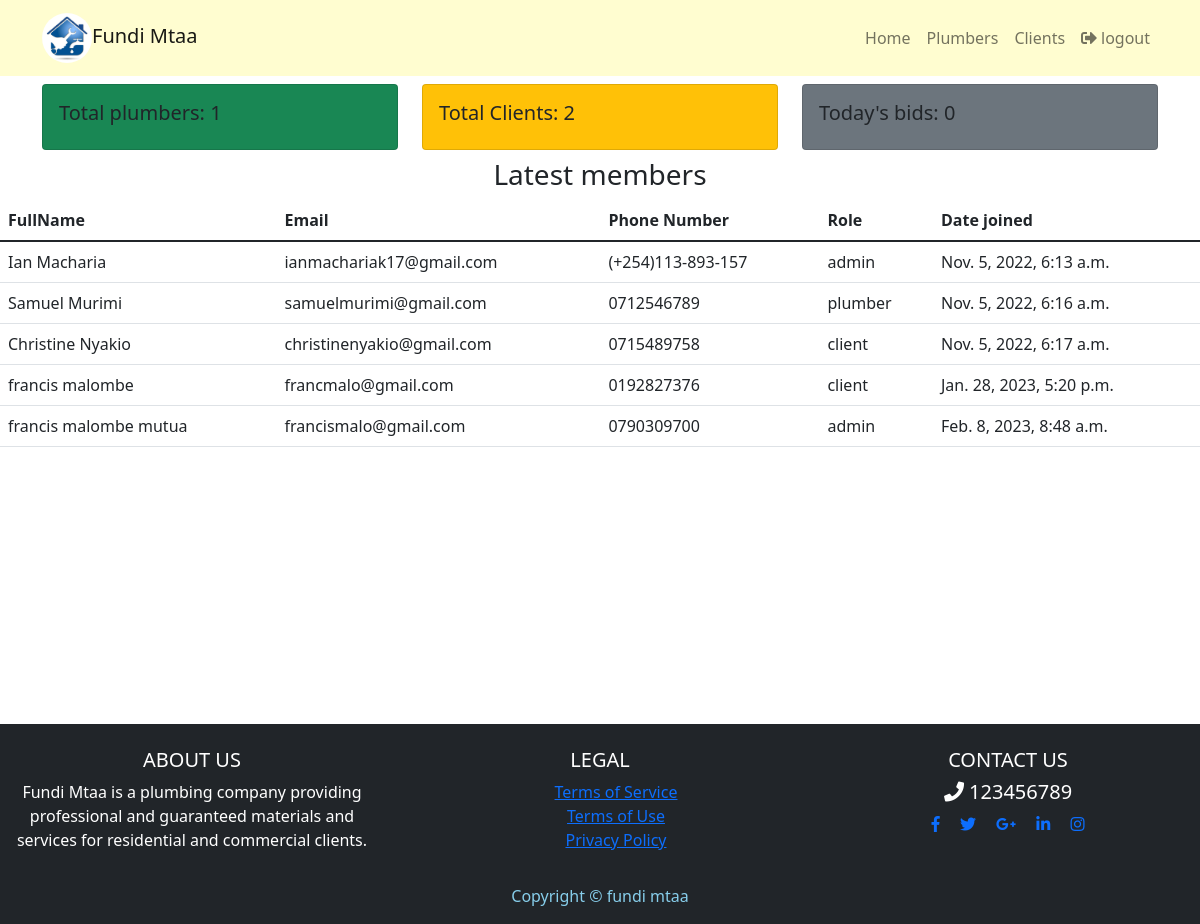
The page /adminView (signed in) on the database its author committed.
### accounts/models.py (models this page shows, shortened)
class Account(AbstractBaseUser):
    ROLES = [
        ('admin', 'admin'),
        ('client', 'client'),
        ('plumber', 'plumber'),
    ]
    id = models.UUIDField(primary_key=True, default=uuid.uuid4, editable=False)
    fullName = models.CharField(max_length=200)
    email = models.EmailField(max_length=254, unique=True)
    phoneNumber = models.CharField(max_length=20, unique=True)
    role = models.CharField(max_length=30,choices=ROLES)
    county = models.CharField(max_length=200, null=True, blank=True)
    date_joined = models.DateTimeField(
        verbose_name='date joined', auto_now_add=True)
    last_login = models.DateTimeField(verbose_name='last login', auto_now=True)
    is_admin = models.BooleanField(default=False)
    is_active = models.BooleanField(default=True)
    is_staff = models.BooleanField(default=False)
    is_superuser = models.BooleanField(default=False)
    USERNAME_FIELD = 'email'
    REQUIRED_FIELDS = ['fullName', 'phoneNumber', 'role']
    objects = AccountManager()

### jobs/views.py (the view)
# urls.py: path('adminView', views.admin_dashboard, name='admin_dashboard'),
@login_required(login_url='login_view')
def admin_dashboard(request):
    context = {}
    context['members'] = Account.objects.all()
    context['total_bids'] = Bid.objects.all().count()
    context['total_plumbers'] = Account.objects.filter(role="plumber").count()
    context['total_clients'] = Account.objects.filter(role="client").count()
    return render(request, 'jobs/adminHome.html', context)

### templates/jobs/adminHome.html
{% extends 'base.html' %}
{% load static %}
{% block content %}
    <link rel="stylesheet" href="{% static 'css/style.css' %}">
    {% include 'partials/navbar.html' %}
    <main>
        <div class="container">
            <div class="row">
                <div class="col mt-2">
                    <div class="card bg-success">
                        <div class="card-body">
                            <h5 class="card-title">Total plumbers: {{total_plumbers}}</h5>
                        </div>
                    </div>
                </div>
                <div class="col mt-2">
                    <div class="card bg-warning">
                        <div class="card-body">
                            <h5 class="card-title">Total Clients: {{total_clients}}</h5>
                        </div>
                    </div>
                </div>
                <div class="col mt-2">
                    <div class="card bg-secondary">
                        <div class="card-body">
                            <h5 class="card-title">Today's bids: {{total_bids}}</h5>
                        </div>
                    </div>
                </div>
            </div>
        </div>
        <div class="mt-2">
            <h3 class="text-center">Latest members</h3>
            <div class="mt-1">
                <table class="table">
                    <thead>
                        <tr>
                            <th scope="col">FullName</th>
                            <th scope="col">Email</th>
                            <th scope="col">Phone Number</th>
                            <th scope="col">Role</th>
                            <th scope="col">Date joined</th>
                        </tr>
                    </thead>
                    <tbody>
                        {% for member in members %}
                            <tr>
                                <td>{{member.fullName}}</td>
                                <td>{{member.email}}</td>
                                <td>{{member.phoneNumber}}</td>
                                <td>{{member.role}}</td>
                                <td>{{member.date_joined}}</td>
                            </tr>
                        {% endfor %}
                    </tbody>
                </table>
            </div>
        </div>
    </main>
    {% include 'partials/footer.html' %}
{% endblock content %}

### templates/base.html (shortened to what this page needs)
<!DOCTYPE html>
<html lang="en">
  <head>
    <link
      href="https://cdn.jsdelivr.net/npm/bootstrap@5.1.3/dist/css/bootstrap.min.css"
      rel="stylesheet"
    />
    <link
      rel="stylesheet"
      href="https://use.fontawesome.com/releases/v5.6.1/css/all.css"
    />
  </head>
  <body>
    {% block content %} {% endblock content %}
  </body>
</html>

### templates/partials/navbar.html (shortened to what this page needs)
{% load static %}
<nav class="navbar navbar-expand-lg navbar-light sticky-top" style="background-color:  #FFFDD0;">
    <div class="container">
      <a class="navbar-brand"
              {% if user.is_superuser %}
                href="{% url 'admin_dashboard' %}"
              {% elif user.role == 'plumber' %}
                href="{% url 'technician_dashboard' %}"
              {% elif user.role == 'client' %}
                href="{% url 'client_dashboard' %}"
              {% else %}
                href="{% url 'home_view' %}"
              {% endif %}
      >
        <img src="{% static 'img/logo.jpg' %}" class="rounded-circle" width="50" height="50" class="logo" alt="">Fundi Mtaa
      </a>
      <div class="collapse navbar-collapse justify-content-end" id="navbarNavAltMarkup">
        <ul class="navbar-nav">
          <li>
            <a class="nav-link"
              {% if user.is_superuser %}
                href="{% url 'admin_dashboard' %}"
              {% elif user.role == 'plumber' %}
                href="{% url 'technician_dashboard' %}"
              {% elif user.role == 'client' %}
                href="{% url 'client_dashboard' %}"
              {% else %}
                href="{% url 'home_view' %}"
              {% endif %}
            >Home</a>
          </li>
          <li>
            <a class="nav-link"
              {% if user.is_superuser %}
                href="{% url 'get_all_plumbers' %}"
              {% else %}
                href="#"
              {% endif %}
            >
            {% if user.is_superuser %}
            Plumbers
            {% endif %}
            </a>
          </li>
          <li>
            <a class="nav-link"
              {% if user.is_superuser %}
                href="{% url 'get_all_clients' %}"
              {% else %}
                href="{% url 'login_view' %}"
              {% endif %}
            >
              {% if user.is_superuser %}
                Clients
              {% else %}
                {% if user.is_authenticated %}
                {% else %}
                Login/Register
                {% endif %}
              {% endif %}
            </a>
          </li>
        </ul>
        <ul class="navbar-nav ml-auto">
            <li>
            {% if user.is_authenticated %}
            <a class="nav-link" href="{% url 'logout_view' %}">
                <i class="fas fa-sign-out-alt"></i>
                logout</a>
            {% endif %}
            </li>
        </ul>
      </div>
    </div>
  </nav>

### templates/partials/footer.html (shortened to what this page needs)
<footer class="page-footer font-small bg-dark special-color-dark pt-4 mt-2">
  <div class="row">
    <div class="col">
      <h5 class="text-center text-white">ABOUT US</h5>
      <p class="text-center text-white">
        Fundi Mtaa is a plumbing company providing professional and guaranteed materials and services for residential and commercial clients.
      </p>
    </div>
    <div class="col">
      <h5 class="text-white text-center">LEGAL</h5>
      <ul class="text-white text-center" style="list-style-type: none;">
        <li>
          <a href="#">Terms of Service</a>
        </li>
        <li>
          <a href="#">Terms of Use</a>
        </li>
        <li>
          <a href="#">Privacy Policy</a>
        </li>
      </ul>
    </div>
    <div class="col">
        <h5 class="text-center text-white">CONTACT US</h5>
        <h5 class="text-center text-white">
          <i class="fas fa-phone"></i> 123456789
        </h5>
      <div class="container ">
        <ul class="list-unstyled list-inline text-center">
          <li class="list-inline-item">
            <a class="btn-floating btn-fb mx-1">
              <i class="fab fa-facebook-f "> </i>
            </a>
          </li>
          <li class="list-inline-item">
            <a class="btn-floating btn-tw mx-1" href="#">
              <i class="fab fa-twitter"> </i>
            </a>
          </li>
          <li class="list-inline-item">
            <a class="btn-floating btn-gplus mx-1" href="#">
              <i class="fab fa-google-plus-g"> </i>
            </a>
          </li>
          <li class="list-inline-item">
            <a class="btn-floating btn-li mx-1" href="#">
              <i class="fab fa-linkedin-in"> </i>
            </a>
          </li>
          <li class="list-inline-item">
            <a class="btn-floating btn-li mx-1" href="#">
              <i class="fab fa-instagram"></i>
            </a>
          </li>
        </ul>
      </div>
    </div>
  </div>
  <div class="footer-copyright text-center py-3 bg-dark" style="color: #87ceeb;">Copyright &copy;
     fundi mtaa
  </div>
</footer>

### static/css/style.css (style rules this page uses)
main { min-height: 80vh; }

### rows shown on the page
Account: fullName "Ian Macharia", email "ianmachariak17@gmail.com", phoneNumber "(+254)113-893-157", role "admin", date_joined "Nov. 5, 2022, 6:13 a.m."
Account: fullName "Samuel Murimi", email "samuelmurimi@gmail.com", phoneNumber "0712546789", role "plumber", date_joined "Nov. 5, 2022, 6:16 a.m."
Account: fullName "Christine Nyakio", email "christinenyakio@gmail.com", phoneNumber "0715489758", role "client", date_joined "Nov. 5, 2022, 6:17 a.m."
Account: fullName "francis malombe", email "francmalo@gmail.com", phoneNumber "0192827376", role "client", date_joined "Jan. 28, 2023, 5:20 p.m."
Account: fullName "francis malombe mutua", email "francismalo@gmail.com", phoneNumber "0790309700", role "admin", date_joined "Feb. 8, 2023, 8:48 a.m."

### other values the page prints
{{ total_plumbers }} "1"
{{ total_clients }} "2"
{{ total_bids }} "0"
